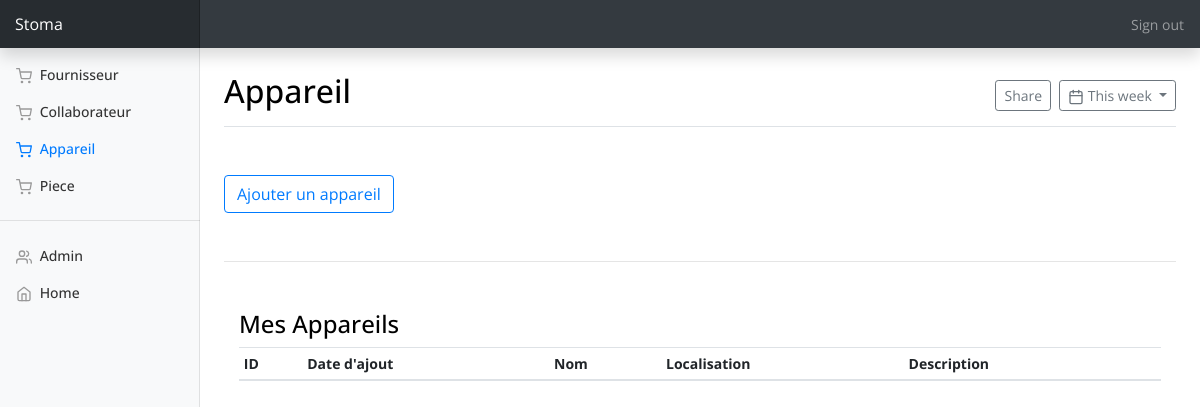
The app's page /appareil/ (signed in), older data.
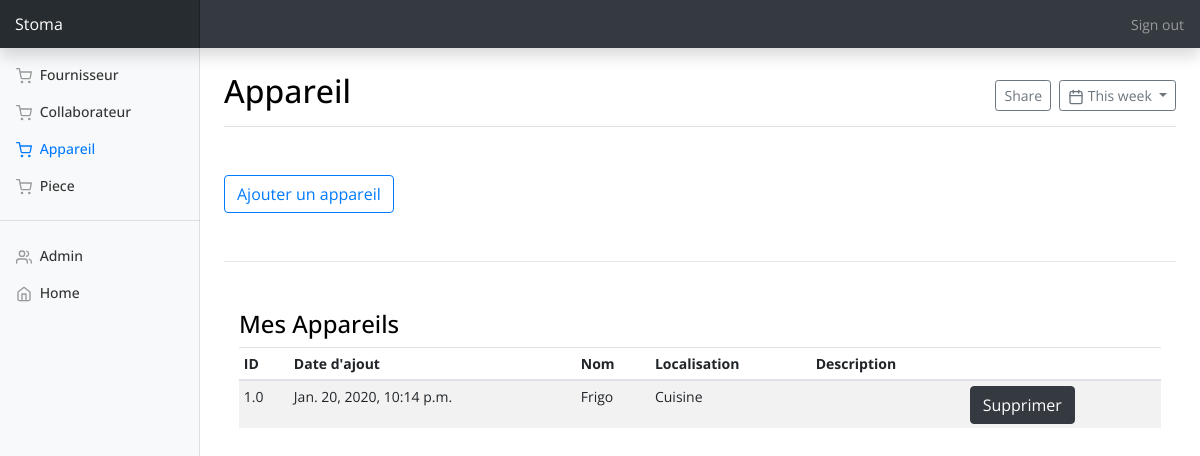
The same page, newer data.
### apps/appareil/models.py (models this page shows, shortened)
class Appareil(models.Model):
    date = models.DateTimeField(null=True, blank=True)
    id_appareil = models.FloatField(null=True, blank=True)
    name = models.CharField(max_length=70, null=True, blank=True)
    location = models.CharField(max_length=70, null=True, blank=True)
    description = models.CharField(max_length=200, null=True, blank=True)
    user_username = models.CharField(max_length=150, null=True, blank=True)

### apps/appareil/views.py (the view)
# urls.py: path('appareil/', views.view_display_appareil, name='display_appareil'),
@login_required
def view_display_appareil(request):
    appareil = Appareil.objects.filter(user_username=request.user.get_username())
    id_appareil = request.GET.get('get_id')
    if id_appareil:
	    appareil_to_delete = appareil.filter(id_appareil=id_appareil)
	    for ap in appareil_to_delete:
	    	ap.delete()
    context = {'appareil': appareil}
    return render(request, 'appareil/display_appareil.html', context)

### apps/appareil/templates/appareil/display_appareil.html (shortened to what this page needs)
{% extends "home/base.html" %}
{% load static %}
{% block content %}
{% load crispy_forms_tags %}
<body>
<div class="upper-navbar">
    <nav class="navbar navbar-dark fixed-top bg-dark flex-md-nowrap p-0 shadow">
        <a class="navbar-brand col-sm-3 col-md-2 mr-0" href="{% url 'home' %}">Stoma</a>
        <ul class="navbar-nav px-3">
            <li class="nav-item text-nowrap">
                <a class="nav-link" href="{% url 'logout' %}">Sign out</a>
            </li>
        </ul>
    </nav>
</div>
<div class="container-fluid">
<div class="row">
<nav class="col-md-2 d-none d-md-block bg-light sidebar">
<div class="sidebar-sticky">
<ul class="nav flex-column">
<li class="nav-item">
<a class="nav-link" href="{% url 'display_fournisseur' %}">
<span data-feather="shopping-cart"></span>
              Fournisseur
            </a>
</li>
<li class="nav-item">
<a class="nav-link" href="{% url 'display_collaborateur' %}">
<span data-feather="shopping-cart"></span>
              Collaborateur
            </a>
</li>
<li class="nav-item">
<a class="nav-link active" href="{% url 'display_appareil' %}">
<span data-feather="shopping-cart"></span>
              Appareil
            </a>
</li>
<li class="nav-item">
<a class="nav-link" href="{% url 'display_piece' %}">
<span data-feather="shopping-cart"></span>
              Piece
            </a>
</li>
<hr/>
<li class="nav-item">
<a class="nav-link" href="{% url 'admin' %}">
<span data-feather="users"></span>
              Admin
</a>
</li>
<li class="nav-item">
<a class="nav-link" href="{% url 'home' %}">
<span data-feather="home"></span>
              Home <span class="sr-only">(current)</span>
</a>
</li>
</ul>
</div>
</nav>
</div>
</div>
<main class="col-md-9 ml-sm-auto col-lg-10 px-4" role="main">
<div class="d-flex justify-content-between flex-wrap flex-md-nowrap align-items-center pt-3 pb-2 mb-3 border-bottom">
<h1 class="h2">Appareil</h1>
<div class="btn-toolbar mb-2 mb-md-0">
<div class="btn-group mr-2">
<button class="btn btn-sm btn-outline-secondary" type="button">Share</button>
</div>
<button class="btn btn-sm btn-outline-secondary dropdown-toggle" type="button">
<span data-feather="calendar"></span>
            This week
          </button>
</div>
</div>
    <div class="container my-5">
        <div class="row">
            <a href="{% url 'register_appareil' %}">
                <button type="button" class="btn btn-outline-primary">
                    Ajouter un appareil
                </button>
            </a>
        </div>
    </div>
    <hr/>
    <div class="container my-5">
        <div class="row">
          <div class="col-md-12 order-md-1">
            <h4>Mes Appareils</h4>
              <div class="table-responsive">
                <table class="table table-striped table-sm">
                  <thead>
                    <tr>
                      <th>ID</th>
                      <th>Date d'ajout</th>
                      <th>Nom</th>
                      <th>Localisation</th>
                      <th>Description</th>
                      <th></th>
                    </tr>
                  </thead>
                  <tbody>
                    {% for a in appareil %}
                    <tr>
                      <td>{{a.id_appareil}}</td>
                      <td>{{a.date}}</td>
                      <td>{{a.name}}</td>
                      <td>{{a.location}}</td>
                      <td>{{a.description}}</td>
                      <td>
                        <form method='GET'>
                          <button class="btn btn-dark" type="submit" value="{{a.id_appareil}}" name="get_id">
                            Supprimer
                          </button>
                        </form>
                      </td>
                    </tr>
                    {% endfor %}
                  </tbody>
                </table>
              </div>
          </div>
        </div>
    </div>
</main>
</body>
{% endblock content %}

Row changes from the older to the newer data that the page shows:
added Appareil: id_appareil "1.0", date "Jan. 20, 2020, 10:14 p.m.", name "Frigo", location "Cuisine"
